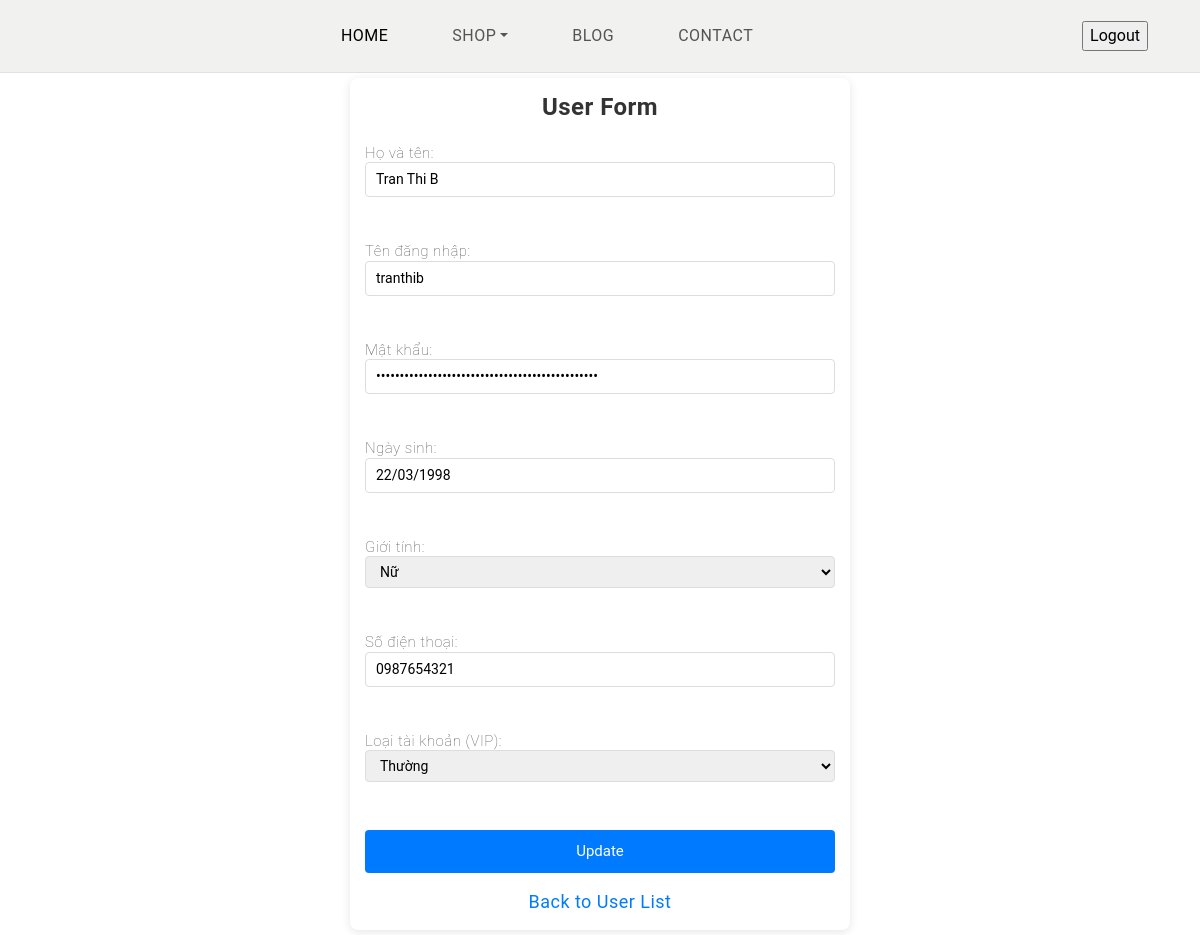
Page /user/update/3 (signed in) on the committed database.
### tables this page shows
CREATE TABLE `users` (
  `id` int NOT NULL AUTO_INCREMENT,
  `fullname` varchar(45) NOT NULL,
  `username` varchar(45) NOT NULL,
  `password` varchar(100) NOT NULL,
  `dayofbirth` date DEFAULT NULL,
  `gender` enum('Nam','Nữ','Khác') DEFAULT NULL,
  `phonenumber` varchar(45) DEFAULT NULL,
  `vip` enum('vip','không') DEFAULT NULL,
  PRIMARY KEY (`id`),
  UNIQUE KEY `username_UNIQUE` (`fullname`)
);

### app/Controller.php (called while the page is built, shortened)
<?php
class Controller {
    protected function render($view_name, $data = []) {
        extract($data);
        include __DIR__ . "\Views\\$view_name.php";
    }
}

### index.php (called while the page is built, shortened)
<?php
require __DIR__. '/app/routes.php';
$uri = $_SERVER['REQUEST_URI'];
$router->match($uri);
?>

### app/Models/User.php (called while the page is built, shortened)
<?php
class User
{
    private $mysqli;
    public function __construct()
    {
        $host = DB_HOST;
        $username = DB_USER;
        $password = DB_PASSWORD;
        $database = DB_NAME;
        $this->mysqli = new \mysqli($host, $username, $password, $database);
    }
    public function getUserById($userId)
    {
        $userId = $this->mysqli->real_escape_string($userId);
        $result = $this->mysqli->query("SELECT * FROM users WHERE id = $userId");
        return $result->fetch_assoc();
    }
}

### app/Views/users/user-form.php (the view, shortened to what this page needs)
<head>
    <link rel="stylesheet" href="../../../public/assets/css/user-form.css">
    <link rel="stylesheet" href="https://cdn.jsdelivr.net/npm/flatpickr/dist/flatpickr.min.css">
</head>
<body class="user-form-page">
    <div class="form-container">
        <h1 class="form-title">User Form</h1>
        <form action="/user/<?= isset($user['id']) ? "update/$user[id]" : 'create' ?>" method="post" class="form">
            <label for="fullname" class="form__label">Họ và tên:</label>
            <input type="text" id="fullname" name="fullname"
                value="<?= isset($user['fullname']) ? $user['fullname'] : '' ?>" class="form__input" required><br>
            <label for="username" class="form__label">Tên đăng nhập:</label>
            <input type="text" id="username" name="username"
                value="<?= isset($user['username']) ? $user['username'] : '' ?>" class="form__input" required><br>
            <label for="password" class="form__label">Mật khẩu:</label>
            <input type="password" id="password" name="password"
                value="<?= isset($user['password']) ? $user['password'] : '' ?>" class="form__input" required><br>
            <label for="dayofbirth" class="form__label">Ngày sinh:</label>
            <input type="text" id="dayofbirth" name="dayofbirth" placeholder="dd/mm/yyyy"
                value="<?= isset($user['dayofbirth']) ? date('d/m/Y', strtotime($user['dayofbirth'])) : '' ?>"
                class="form__input" required><br>
            <label for="gender" class="form__label">Giới tính:</label>
            <select id="gender" name="gender" class="form__select" required>
                <option value="Nữ" <?= isset($user['gender']) && $user['gender'] === 'Nữ' ? 'selected' : '' ?>>Nữ
                </option>
            </select><br>
            <label for="phonenumber" class="form__label">Số điện thoại:</label>
            <input type="tel" id="phonenumber" name="phonenumber" pattern="[0-9]{10,11}"
                value="<?= isset($user['phonenumber']) ? $user['phonenumber'] : '' ?>" class="form__input" required><br>
            <label for="vip" class="form__label">Loại tài khoản (VIP):</label>
            <select id="vip" name="vip" class="form__select" required>
                <option value="không" <?= isset($user['vip']) && $user['vip'] == 'không' ? 'selected' : '' ?>>Thường
                </option>
            </select><br>
            <input type="submit" value="<?= isset($user['id']) ? 'Update' : 'Create' ?>" class="form__button">
        </form>
        <a href="user/index" class="form__link">Back to User List</a>
    </div>
</body>
<?php $content = ob_get_clean(); ?>
<?php include(__DIR__ .  '/../../../templates/layout.php'); ?>

### app/Router.php (shortened to what this page needs)
<?php
class Router {
    private $routes = [];
    public function addRoute($pattern, $callback) {
        $this->routes[$pattern] = $callback;
    }
    public function match($uri) {
        uksort($this->routes, function ($a, $b) {
            return strlen($b) - strlen($a);
        });
        foreach ($this->routes as $pattern => $callback) {
            if (preg_match($pattern, $uri, $matches)) {
                array_shift($matches);
                call_user_func_array($callback, $matches);
                return;
            }
        }
    }
}

### templates/layout.php (shortened to what this page needs)
<!DOCTYPE html>
<html lang="en">
<head>
    <link href="https://cdn.jsdelivr.net/npm/bootstrap@5.3.0-alpha3/dist/css/bootstrap.min.css" rel="stylesheet"
>
    <link rel="stylesheet" href="https://cdn.jsdelivr.net/npm/swiper@9/swiper-bundle.min.css" />
    <link rel="stylesheet" href="../../../public/assets/style.css">
</head>
<body class="homepage">
    <nav class="navbar navbar-expand-lg bg-light text-uppercase fs-6 p-3 border-bottom align-items-center">
        <div class="container-fluid">
            <div class="row justify-content-between align-items-center w-100">
                <div class="col-auto">
                    <div class="offcanvas offcanvas-end" tabindex="-1" id="offcanvasNavbar"
                        aria-labelledby="offcanvasNavbarLabel">
                        <div class="offcanvas-body">
                            <ul class="navbar-nav justify-content-end flex-grow-1 gap-1 gap-md-5 pe-3">
                                <a href="/home/index" class="nav-link active">
                                    Home
                                </a>
                                <li class="nav-item dropdown">
                                    <a class="nav-link dropdown-toggle" href="#" id="dropdownShop"
                                        data-bs-toggle="dropdown" aria-haspopup="true" aria-expanded="false">Shop</a>
                                </li>
                                <li class="nav-item">
                                    <a class="nav-link" href="home/blog">Blog</a>
                                </li>
                                <li class="nav-item">
                                    <a class="nav-link" href="home/contact">Contact</a>
                                </li>
                            </ul>
                        </div>
                    </div>
                </div>
                <div class="col-3 col-lg-auto">
                    <ul class="list-unstyled d-flex m-0">
                        <?php
                        if (isset($_SESSION['currentUser'])) {
                            echo '<li class="d-none d-lg-block">
                            <form method="post" action="/user/logout">
                                <input type="submit" name="logout" value="Logout">
                            </form>
                            </li>';
                        } else {
                            echo '<li class="d-none d-lg-block">
                            <a href="/user/signin" class="text-uppercase mx-3">Login</a>
                            </li>';
                        }
                        ?>
                    </ul>
                </div>
            </div>
        </div>
    </nav>
    <?= $content ?>
</body>
</html>

### public/assets/style.css (style rules this page uses)
body { --heading-font: "Marcellus", Roboto, sans-serif; --heading-font-weight: 400; --heading-color: #111; --heading-line-height: 1.24; --swiper-theme-color: #8C907E; --bs-body-font-family: "Jost", Roboto, sans-serif; --bs-body-font-size: 18px; --bs-body-font-weight: 400; --bs-body-line-height: 1.5; --bs-body-color: #8f8f8f; --bs-body-color-rgb: 143, 143, 143; --bs-primary: #8C907E; --bs-secondary: #6c757d; --bs-black: #111; --bs-light: #F1F1F0; --bs-dark: #212529; --bs-gray: #9aa1a7; --bs-gray-dark: #51565b; --bs-primary-rgb: 140, 144, 126; --bs-secondary-rgb: 108, 117, 125; --bs-black-rgb: 17, 17, 17; --bs-light-rgb: 241, 241, 240; --bs-dark-rgb: 33, 37, 41; --bs-link-color: #111; --bs-link-color-rgb: 17, 17, 17; --bs-link-decoration: underline; --bs-link-hover-color: #111; --bs-link-hover-color-rgb: 17, 17, 17; }
body { letter-spacing: 0.03rem; }

### public/assets/css/user-form.css (style rules this page uses)
.form-container { position: relative !important; width: 100% !important; max-width: 500px !important; margin: 5px auto !important; padding: 15px !important; background: white !important; border-radius: 8px !important; box-shadow: 0 2px 10px rgba(0, 0, 0, 0.1) !important; z-index: 1 !important; }
.form-title { text-align: center !important; color: #333 !important; font-size: 24px !important; margin-bottom: 20px !important; font-weight: bold !important; }
.form { display: flex !important; flex-direction: column !important; gap: 8px !important; }
.form__label { display: block !important; margin-top: 0 !important; margin-bottom: -10px !important; color: #555 !important; font-weight: 50 !important; font-size: 15px !important; }
.form__input, .form__select { width: 100% !important; padding: 6px 10px !important; border: 1px solid #ddd !important; border-radius: 4px !important; font-size: 14px !important; margin-bottom: 0px !important; }
.form__button { width: 100% !important; padding: 10px !important; background-color: #007bff !important; color: white !important; border: none !important; border-radius: 4px !important; font-size: 15px !important; cursor: pointer !important; margin-top: 5px !important; }
.form__link { display: block !important; text-align: center !important; margin-top: 15px !important; color: #007bff !important; text-decoration: none !important; }

### rows in the picture
users: fullname "Tran Thi B", username "tranthib", dayofbirth "22/03/1998", gender "Nữ", phonenumber "0987654321", vip "Thường", id "Update"
